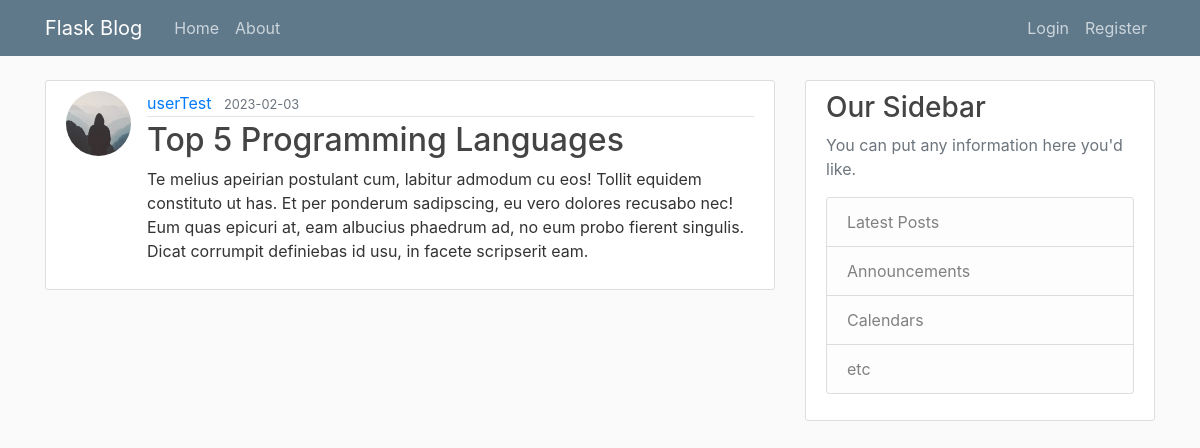
/post/1, run on the app's committed database.
### flaskblog/models.py (models this page shows, shortened)
class User(db.Model, UserMixin):
    id = db.Column(db.Integer, primary_key=True)
    username = db.Column(db.String(20), unique=True, nullable=False)
    email = db.Column(db.String(120), unique=True, nullable=False)
    image = db.Column(db.String(120), nullable=False, default='default.jpg')
    password = db.Column(db.String(60), nullable=False)
    posts = db.relationship('Post', backref='author', lazy=True)

class Post(db.Model):
    id = db.Column(db.Integer, primary_key=True)
    title = db.Column(db.String(100), nullable=False)
    date_posted = db.Column(db.DateTime, nullable=False, default=datetime.utcnow)
    content = db.Column(db.Text, nullable=False)
    user_id = db.Column(db.Integer, db.ForeignKey('user.id'), nullable=False)

### flaskblog/posts/routes.py (the view)
@posts.route("/post/<int:post_id>")
def post(post_id):
    post = Post.query.get_or_404(post_id)
    return render_template('post.html', title='post.title', post=post)

### flaskblog/templates/post.html (shortened to what this page needs)
{% extends "layout.html" %}
{% block content %}
    <article class="media content-section">
        <img class="rounded-circle article-img" src="{{ url_for('static', filename='profile_pics/' + post.author.image) }}">
        <div class="media-body">
            <div class="article-metadata">
                <a class="mr-2" href="{{ url_for('users.user_posts', username=post.author.username) }}">{{ post.author.username }}</a>
                <small class="text-muted">{{ post.date_posted.strftime('%Y-%m-%d') }}</small>
            </div>
            <h2 class="article-title">{{ post.title }}</h2>
            <p class="article-content">{{ post.content }}</p>
        </div>
    </article>
    {% endblock content %}

### flaskblog/static/main.css (style rules this page uses)
body { background: #fafafa; color: #333333; margin-top: 5rem; }
h1, h2, h3, h4, h5, h6 { color: #444444; }
.content-section { background: #ffffff; padding: 10px 20px; border: 1px solid #dddddd; border-radius: 3px; margin-bottom: 20px; }
.article-title { color: #444444; }
.article-content { white-space: pre-line; }
.article-img { height: 65px; width: 65px; margin-right: 16px; }
.article-metadata { padding-bottom: 1px; margin-bottom: 4px; border-bottom: 1px solid #e3e3e3 }

### data on the page
User: image (placeholder picture), author.username "userTest"
Post: date_posted "2023-02-03", title "Top 5 Programming Languages", content "Te melius apeirian postulant cum, labitur admodum cu eos! Tollit equidem constituto ut has. Et per ponderum sadipscing, eu vero dolores recusabo nec! Eum quas epicuri at, eam albucius phaedrum ad, no eum probo fierent singulis. Dicat corrumpit definiebas id usu, in facete scripserit eam."
